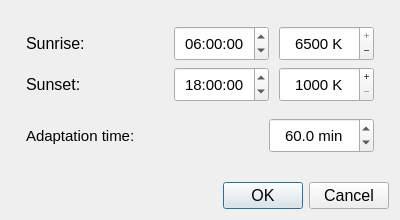
<?xml version="1.0" encoding="UTF-8"?>
<ui version="4.0">
 <class>TempScheduler</class>
 <widget class="QDialog" name="TempScheduler">
  <property name="geometry">
   <rect>
    <x>0</x>
    <y>0</y>
    <width>400</width>
    <height>220</height>
   </rect>
  </property>
  <property name="sizePolicy">
   <sizepolicy hsizetype="Fixed" vsizetype="Fixed">
    <horstretch>0</horstretch>
    <verstretch>0</verstretch>
   </sizepolicy>
  </property>
  <property name="minimumSize">
   <size>
    <width>320</width>
    <height>220</height>
   </size>
  </property>
  <property name="maximumSize">
   <size>
    <width>400</width>
    <height>220</height>
   </size>
  </property>
  <property name="font">
   <font>
    <pointsize>11</pointsize>
    <weight>50</weight>
    <bold>false</bold>
   </font>
  </property>
  <property name="windowTitle">
   <string>Temperature schedule</string>
  </property>
  <property name="windowIcon">
   <iconset resource="../res.qrc">
    <normaloff>:/res/icons/64x64ball.ico</normaloff>:/res/icons/64x64ball.ico</iconset>
  </property>
  <property name="styleSheet">
   <string notr="true"/>
  </property>
  <layout class="QGridLayout" name="gridLayout">
   <item row="0" column="0">
    <layout class="QVBoxLayout" name="verticalLayout_5">
     <item>
      <layout class="QVBoxLayout" name="verticalLayout">
       <property name="leftMargin">
        <number>15</number>
       </property>
       <property name="topMargin">
        <number>10</number>
       </property>
       <property name="rightMargin">
        <number>15</number>
       </property>
       <property name="bottomMargin">
        <number>0</number>
       </property>
       <item>
        <layout class="QHBoxLayout" name="horizontalLayout" stretch="0,0,0">
         <property name="spacing">
          <number>10</number>
         </property>
         <property name="topMargin">
          <number>5</number>
         </property>
         <item>
          <widget class="QLabel" name="label_2">
           <property name="font">
            <font>
             <pointsize>12</pointsize>
             <weight>50</weight>
             <bold>false</bold>
            </font>
           </property>
           <property name="text">
            <string>Sunrise:</string>
           </property>
           <property name="alignment">
            <set>Qt::AlignLeading|Qt::AlignLeft|Qt::AlignVCenter</set>
           </property>
          </widget>
         </item>
         <item>
          <widget class="QTimeEdit" name="timeEndBox">
           <property name="sizePolicy">
            <sizepolicy hsizetype="Fixed" vsizetype="Fixed">
             <horstretch>0</horstretch>
             <verstretch>0</verstretch>
            </sizepolicy>
           </property>
           <property name="minimumSize">
            <size>
             <width>95</width>
             <height>35</height>
            </size>
           </property>
           <property name="maximumSize">
            <size>
             <width>16777215</width>
             <height>16777215</height>
            </size>
           </property>
           <property name="font">
            <font>
             <pointsize>11</pointsize>
            </font>
           </property>
           <property name="styleSheet">
            <string notr="true">selection-background-color:rgb(10, 120, 240);
selection-color:white;</string>
           </property>
           <property name="alignment">
            <set>Qt::AlignCenter</set>
           </property>
           <property name="timeSpec">
            <enum>Qt::LocalTime</enum>
           </property>
           <property name="time">
            <time>
             <hour>6</hour>
             <minute>0</minute>
             <second>0</second>
            </time>
           </property>
          </widget>
         </item>
         <item>
          <widget class="QSpinBox" name="tempStartBox">
           <property name="sizePolicy">
            <sizepolicy hsizetype="Fixed" vsizetype="Fixed">
             <horstretch>0</horstretch>
             <verstretch>0</verstretch>
            </sizepolicy>
           </property>
           <property name="minimumSize">
            <size>
             <width>95</width>
             <height>35</height>
            </size>
           </property>
           <property name="font">
            <font>
             <pointsize>11</pointsize>
            </font>
           </property>
           <property name="styleSheet">
            <string notr="true">selection-background-color:rgb(10, 120, 240);
selection-color:white;</string>
           </property>
           <property name="alignment">
            <set>Qt::AlignCenter</set>
           </property>
           <property name="buttonSymbols">
            <enum>QAbstractSpinBox::PlusMinus</enum>
           </property>
           <property name="suffix">
            <string> K</string>
           </property>
           <property name="minimum">
            <number>1000</number>
           </property>
           <property name="maximum">
            <number>6500</number>
           </property>
           <property name="singleStep">
            <number>100</number>
           </property>
           <property name="value">
            <number>6500</number>
           </property>
          </widget>
         </item>
        </layout>
       </item>
       <item>
        <layout class="QHBoxLayout" name="horizontalLayout_2" stretch="0,0,0">
         <property name="spacing">
          <number>10</number>
         </property>
         <property name="bottomMargin">
          <number>5</number>
         </property>
         <item>
          <widget class="QLabel" name="label">
           <property name="font">
            <font>
             <pointsize>12</pointsize>
             <weight>50</weight>
             <bold>false</bold>
            </font>
           </property>
           <property name="text">
            <string>Sunset:</string>
           </property>
           <property name="alignment">
            <set>Qt::AlignLeading|Qt::AlignLeft|Qt::AlignVCenter</set>
           </property>
          </widget>
         </item>
         <item>
          <widget class="QTimeEdit" name="timeStartBox">
           <property name="sizePolicy">
            <sizepolicy hsizetype="Fixed" vsizetype="Fixed">
             <horstretch>0</horstretch>
             <verstretch>0</verstretch>
            </sizepolicy>
           </property>
           <property name="minimumSize">
            <size>
             <width>95</width>
             <height>35</height>
            </size>
           </property>
           <property name="font">
            <font>
             <pointsize>11</pointsize>
            </font>
           </property>
           <property name="styleSheet">
            <string notr="true">selection-color:white;
selection-background-color: rgb(255, 120, 60);
</string>
           </property>
           <property name="alignment">
            <set>Qt::AlignCenter</set>
           </property>
           <property name="timeSpec">
            <enum>Qt::LocalTime</enum>
           </property>
           <property name="time">
            <time>
             <hour>18</hour>
             <minute>0</minute>
             <second>0</second>
            </time>
           </property>
          </widget>
         </item>
         <item>
          <widget class="QSpinBox" name="tempEndBox">
           <property name="sizePolicy">
            <sizepolicy hsizetype="Fixed" vsizetype="Fixed">
             <horstretch>0</horstretch>
             <verstretch>0</verstretch>
            </sizepolicy>
           </property>
           <property name="minimumSize">
            <size>
             <width>95</width>
             <height>35</height>
            </size>
           </property>
           <property name="font">
            <font>
             <pointsize>11</pointsize>
            </font>
           </property>
           <property name="styleSheet">
            <string notr="true">selection-color:white;
selection-background-color: rgb(255, 120, 60);
</string>
           </property>
           <property name="wrapping">
            <bool>false</bool>
           </property>
           <property name="alignment">
            <set>Qt::AlignCenter</set>
           </property>
           <property name="buttonSymbols">
            <enum>QAbstractSpinBox::PlusMinus</enum>
           </property>
           <property name="showGroupSeparator" stdset="0">
            <bool>false</bool>
           </property>
           <property name="suffix">
            <string> K</string>
           </property>
           <property name="minimum">
            <number>1000</number>
           </property>
           <property name="maximum">
            <number>6500</number>
           </property>
           <property name="singleStep">
            <number>100</number>
           </property>
          </widget>
         </item>
        </layout>
       </item>
       <item>
        <layout class="QHBoxLayout" name="horizontalLayout_4">
         <property name="spacing">
          <number>10</number>
         </property>
         <property name="leftMargin">
          <number>0</number>
         </property>
         <property name="topMargin">
          <number>5</number>
         </property>
         <property name="rightMargin">
          <number>0</number>
         </property>
         <property name="bottomMargin">
          <number>0</number>
         </property>
         <item>
          <widget class="QLabel" name="label_3">
           <property name="text">
            <string>Adaptation time:</string>
           </property>
          </widget>
         </item>
         <item>
          <widget class="QDoubleSpinBox" name="doubleSpinBox">
           <property name="minimumSize">
            <size>
             <width>0</width>
             <height>35</height>
            </size>
           </property>
           <property name="maximumSize">
            <size>
             <width>105</width>
             <height>16777215</height>
            </size>
           </property>
           <property name="alignment">
            <set>Qt::AlignCenter</set>
           </property>
           <property name="suffix">
            <string> min</string>
           </property>
           <property name="decimals">
            <number>1</number>
           </property>
           <property name="minimum">
            <double>0.100000000000000</double>
           </property>
           <property name="maximum">
            <double>180.000000000000000</double>
           </property>
           <property name="stepType">
            <enum>QAbstractSpinBox::DefaultStepType</enum>
           </property>
           <property name="value">
            <double>60.000000000000000</double>
           </property>
          </widget>
         </item>
        </layout>
       </item>
      </layout>
     </item>
     <item>
      <spacer name="verticalSpacer">
       <property name="orientation">
        <enum>Qt::Vertical</enum>
       </property>
       <property name="sizeType">
        <enum>QSizePolicy::MinimumExpanding</enum>
       </property>
       <property name="sizeHint" stdset="0">
        <size>
         <width>20</width>
         <height>10</height>
        </size>
       </property>
      </spacer>
     </item>
     <item>
      <layout class="QHBoxLayout" name="horizontalLayout_3">
       <property name="spacing">
        <number>0</number>
       </property>
       <item>
        <widget class="QDialogButtonBox" name="buttonBox">
         <property name="sizePolicy">
          <sizepolicy hsizetype="Expanding" vsizetype="Fixed">
           <horstretch>0</horstretch>
           <verstretch>0</verstretch>
          </sizepolicy>
         </property>
         <property name="minimumSize">
          <size>
           <width>0</width>
           <height>0</height>
          </size>
         </property>
         <property name="font">
          <font>
           <pointsize>12</pointsize>
           <weight>50</weight>
           <bold>false</bold>
          </font>
         </property>
         <property name="styleSheet">
          <string notr="true"/>
         </property>
         <property name="orientation">
          <enum>Qt::Horizontal</enum>
         </property>
         <property name="standardButtons">
          <set>QDialogButtonBox::Cancel|QDialogButtonBox::Ok</set>
         </property>
         <property name="centerButtons">
          <bool>false</bool>
         </property>
        </widget>
       </item>
      </layout>
     </item>
    </layout>
   </item>
  </layout>
 </widget>
 <resources>
  <include location="../res.qrc"/>
 </resources>
 <connections>
  <connection>
   <sender>buttonBox</sender>
   <signal>accepted()</signal>
   <receiver>TempScheduler</receiver>
   <slot>accept()</slot>
   <hints>
    <hint type="sourcelabel">
     <x>248</x>
     <y>254</y>
    </hint>
    <hint type="destinationlabel">
     <x>157</x>
     <y>274</y>
    </hint>
   </hints>
  </connection>
  <connection>
   <sender>buttonBox</sender>
   <signal>rejected()</signal>
   <receiver>TempScheduler</receiver>
   <slot>reject()</slot>
   <hints>
    <hint type="sourcelabel">
     <x>316</x>
     <y>260</y>
    </hint>
    <hint type="destinationlabel">
     <x>286</x>
     <y>274</y>
    </hint>
   </hints>
  </connection>
 </connections>
</ui>
